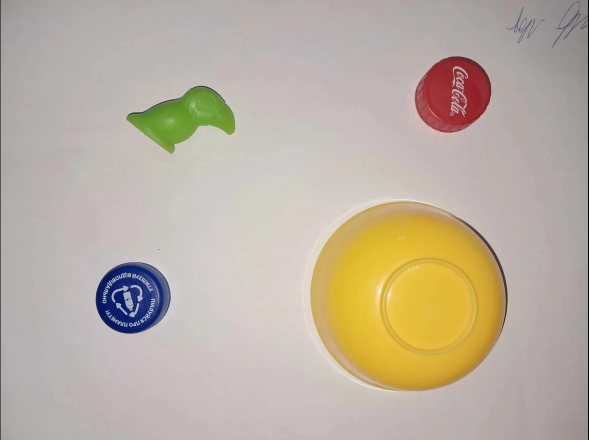
#> input picture PW_lesson6/toys.png, 1178 x 880 px (shown at 1/2 size)
$ python Praktichna_2.py
#> lines starting #> are read from the running program, lines starting #| are printed output that depends on the picture; after the words box and inside, x2 and y2 are one past the last pixel; in counts of white or black regions, pixels touching at a corner belong together
import cv2
import numpy as np

img = cv2.imread('toys.png')
#> img is the input picture: shape (880, 1178, 3); mean B, G, R 161.4, 176.3, 187.5
scale = 1
img = cv2.resize(img, (img.shape[1] * scale // 2, img.shape[0] * scale // 2))
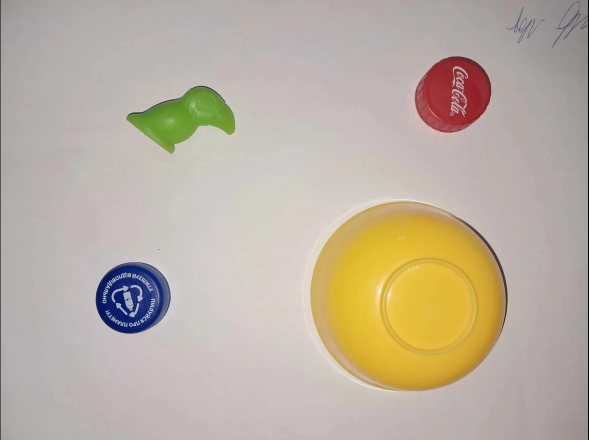
#> img: shape (440, 589, 3); mean B, G, R 161.5, 176.4, 187.6
print(img.shape)
#| (440, 589, 3)
img_copy = img.copy()

img = cv2.cvtColor(img, cv2.COLOR_BGR2HSV)
#> img: shape (440, 589, 3); mean H, S, V 26.3, 38.7, 189.4
lower = np.array([0, 45, 0])
upper = np.array([179, 255, 255])
mask = cv2.inRange(img, lower, upper)
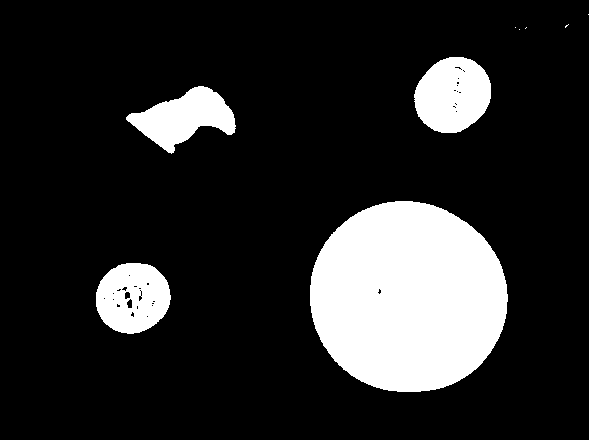
#> mask: shape (440, 589); 16.3% white; 9 white regions (5 under 20 px)
img = cv2.bitwise_and(img, img, mask=mask)
#> img: shape (440, 589, 3); mean H, S, V 7.6, 27.4, 31.2
img = cv2.GaussianBlur(img, (7, 7), 5)
#> img: shape (440, 589, 3); mean H, S, V 7.6, 27.4, 31.2

contours, _ = cv2.findContours(mask, cv2.RETR_EXTERNAL, cv2.CHAIN_APPROX_SIMPLE)
#> contours = 9 contours, 5 with area under 20; largest, box (x1, y1, x2, y2) and area: (310, 201, 508, 392) 29506, (414, 57, 491, 133) 4411, (96, 263, 171, 334) 4064, (126, 86, 236, 154) 3689

for cnt in contours:
    area = cv2.contourArea(cnt)
    if area > 150:
        perimeter = cv2.arcLength(cnt, True)
        M = cv2.moments(cnt)
        cX = int(M["m10"] / M["m00"])
        cY = int(M["m01"] / M["m00"])

        x, y, w, h = cv2.boundingRect(cnt)
        aspect_ratio = round(w / h, 2)
        compactness = round((4 * np.pi * area) / (perimeter ** 2), 2)

        approx = cv2.approxPolyDP(cnt, 0.02 * perimeter, True)
        if len(approx) < 8:
            shape = "vorona"
        else:
            shape = "circle"

        cv2.drawContours(img_copy, [cnt], -1, (255, 255, 255), 2)
        cv2.circle(img_copy, (cX, cY), 4, (0, 255, 0), -1)
        cv2.rectangle(img_copy, (x, y), (x + w, y + h), (0, 0, 255), 2)

        text_y = y + h + 15
        cv2.putText(img_copy, f'Shape: {shape}', (x-20, text_y - 10),
                    cv2.FONT_HERSHEY_PLAIN, 1, (0, 0, 0), 1)
        cv2.putText(img_copy, f'Area: {int(area)} px', (x-20, text_y),
                    cv2.FONT_HERSHEY_PLAIN, 1, (0, 0, 0), 1)
        cv2.putText(img_copy, f'Perimeter: {int(perimeter)} px', (x-20, text_y + 10),
                    cv2.FONT_HERSHEY_PLAIN, 1, (0, 0, 0), 1)
        cv2.putText(img_copy, f'Cordinates: x:{x}, y:{y}', (x-20, text_y + 20),
                    cv2.FONT_HERSHEY_PLAIN, 1, (0, 0, 0), 1)
        if y == 86:
            cv2.putText(img_copy, f'Color: Green', (x - 20, text_y + 30),
                        cv2.FONT_HERSHEY_PLAIN, 1, (0, 0, 0), 1)
        elif y == 57:
            cv2.putText(img_copy, f'Color: Red', (x - 20, text_y + 30),
                        cv2.FONT_HERSHEY_PLAIN, 1, (0, 0, 0), 1)
        elif y == 263:
            cv2.putText(img_copy, f'Color: Blue', (x - 20, text_y + 30),
                        cv2.FONT_HERSHEY_PLAIN, 1, (0, 0, 0), 1)
        elif y == 201:
            cv2.putText(img_copy, f'Color: Yellow', (x - 20, text_y + 30),
                        cv2.FONT_HERSHEY_PLAIN, 1, (0, 0, 0), 1)
#> this loop made 9 passes
#> (area, perimeter, cX, cY, x, y, w, h) on passes 1 to 4: (4064, 240, 132, 297, 96, 263, 75, 71), (29506.5, 645.7, 407, 296, 310, 201, 198, 191), (3689, 303.4, 183, 117, 126, 86, 110, 68), (4411, 250.9, 452, 94, 414, 57, 77, 76)
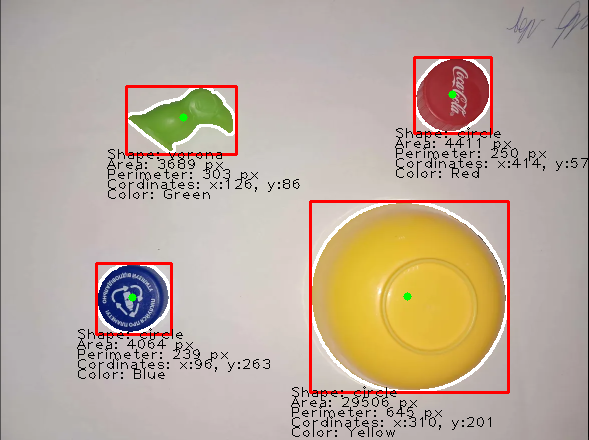
#> img_copy: shape (440, 589, 3); 5.3% of pixels changed, all inside (x1, y1, x2, y2) = (77, 56, 588, 437)
cv2.imshow('img', img_copy)
cv2.waitKey(0)
cv2.destroyAllWindows()
cv2.imwrite('result.jpg', img_copy)
